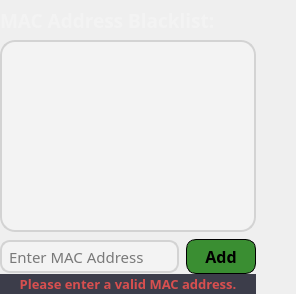
                        <widget class="QFrame" name="macAddressBlacklistHorizontalFrame">
                         <property name="sizePolicy">
                          <sizepolicy hsizetype="Expanding" vsizetype="Expanding">
                           <horstretch>0</horstretch>
                           <verstretch>0</verstretch>
                          </sizepolicy>
                         </property>
                         <property name="maximumSize">
                          <size>
                           <width>16777215</width>
                           <height>357</height>
                          </size>
                         </property>
                         <property name="styleSheet">
                          <string notr="true"/>
                         </property>
                         <layout class="QHBoxLayout" name="horizontalLayout_35">
                          <property name="spacing">
                           <number>0</number>
                          </property>
                          <property name="leftMargin">
                           <number>0</number>
                          </property>
                          <property name="topMargin">
                           <number>0</number>
                          </property>
                          <property name="rightMargin">
                           <number>0</number>
                          </property>
                          <property name="bottomMargin">
                           <number>0</number>
                          </property>
                          <item>
                           <widget class="QFrame" name="macAddressBlacklistVerticalFrame">
                            <property name="minimumSize">
                             <size>
                              <width>0</width>
                              <height>0</height>
                             </size>
                            </property>
                            <layout class="QVBoxLayout" name="verticalLayout_28">
                             <property name="spacing">
                              <number>0</number>
                             </property>
                             <property name="leftMargin">
                              <number>0</number>
                             </property>
                             <property name="topMargin">
                              <number>0</number>
                             </property>
                             <property name="rightMargin">
                              <number>0</number>
                             </property>
                             <property name="bottomMargin">
                              <number>0</number>
                             </property>
                             <item>
                              <widget class="QLabel" name="macAddressBlacklistLabel">
                               <property name="minimumSize">
                                <size>
                                 <width>185</width>
                                 <height>40</height>
                                </size>
                               </property>
                               <property name="font">
                                <font>
                                 <family>Cairo</family>
                                 <pointsize>-1</pointsize>
                                 <bold>true</bold>
                                </font>
                               </property>
                               <property name="styleSheet">
                                <string notr="true">#macAddressBlacklistLabel {
    color: #f3f3f3;
    font-size: 19px;
    font-family: Cairo;
    font-weight: bold;
}</string>
                               </property>
                               <property name="text">
                                <string>MAC Address Blacklist:</string>
                               </property>
                              </widget>
                             </item>
                             <item>
                              <widget class="QListWidget" name="macAddressListWidget">
                               <property name="minimumSize">
                                <size>
                                 <width>256</width>
                                 <height>170</height>
                                </size>
                               </property>
                               <property name="maximumSize">
                                <size>
                                 <width>375</width>
                                 <height>275</height>
                                </size>
                               </property>
                               <property name="font">
                                <font>
                                 <family>Cairo</family>
                                 <pointsize>-1</pointsize>
                                </font>
                               </property>
                               <property name="toolTip">
                                <string>&lt;html&gt;&lt;head/&gt;&lt;body&gt;&lt;p&gt;Double click an item to delete it from the list.&lt;/p&gt;&lt;/body&gt;&lt;/html&gt;</string>
                               </property>
                               <property name="styleSheet">
                                <string notr="true">#macAddressListWidget {
    background-color: #f3f3f3;
    border-radius: 15px;
    border: 2px solid lightgray;
    padding: 5px;
    color: black;
    font-size: 17px;
    font-family: Cairo;
}

#macAddressListWidget::item {
    color: black;
}

#macAddressListWidget::item:hover {
    background-color: rgba(0, 0, 0, 0.05);
    border-radius: 10px;
    color: black;
}

#macAddressListWidget::item:selected {
	background-color: transparent;
    color: black;
    outline: none;
    border: none;
}

#macAddressListWidget::focus {
    outline: none;
}

#macAddressListWidget::corner {
    background-color: #f3f3f3;
    border-top-left-radius: 8px;
}

#macAddressListWidget QScrollBar:vertical, #macAddressListWidget QScrollBar:horizontal {
    background-color: rgb(250, 250, 250);
    border: 1px solid rgb(153, 153, 153);
    width: 10px;
    height: 10px; 
    margin: 0px 0px 0px 0px;
    border-radius: 4px;
}

#macAddressListWidget QScrollBar::handle:vertical,  #macAddressListWidget QScrollBar::handle:horizontal {
    background-color: black;
    min-height: 100px;
    border: 0px solid black;
    border-radius: 4px;
}

#macAddressListWidget QScrollBar::add-line:vertical, #macAddressListWidget QScrollBar::add-line:horizontal {
    height: 0px;
    subcontrol-position: bottom;
    subcontrol-origin: margin;
}

#macAddressListWidget QScrollBar::sub-line:vertical, #macAddressListWidget QScrollBar::sub-line:horizontal {
    height: 0px;
    subcontrol-position: top;
    subcontrol-origin: margin;
}</string>
                               </property>
                               <property name="verticalScrollBarPolicy">
                                <enum>Qt::ScrollBarPolicy::ScrollBarAsNeeded</enum>
                               </property>
                               <property name="horizontalScrollBarPolicy">
                                <enum>Qt::ScrollBarPolicy::ScrollBarAlwaysOff</enum>
                               </property>
                               <property name="editTriggers">
                                <set>QAbstractItemView::EditTrigger::DoubleClicked</set>
                               </property>
                               <property name="selectionMode">
                                <enum>QAbstractItemView::SelectionMode::SingleSelection</enum>
                               </property>
                              </widget>
                             </item>
                             <item>
                              <widget class="QFrame" name="macAddressLineEditHorizontalFrame">
                               <property name="maximumSize">
                                <size>
                                 <width>375</width>
                                 <height>42</height>
                                </size>
                               </property>
                               <layout class="QHBoxLayout" name="horizontalLayout_36">
                                <property name="spacing">
                                 <number>7</number>
                                </property>
                                <property name="leftMargin">
                                 <number>0</number>
                                </property>
                                <property name="topMargin">
                                 <number>7</number>
                                </property>
                                <property name="rightMargin">
                                 <number>0</number>
                                </property>
                                <property name="bottomMargin">
                                 <number>0</number>
                                </property>
                                <item>
                                 <widget class="QLineEdit" name="macAddressLineEdit">
                                  <property name="maximumSize">
                                   <size>
                                    <width>16777215</width>
                                    <height>33</height>
                                   </size>
                                  </property>
                                  <property name="font">
                                   <font>
                                    <family>Cairo</family>
                                    <pointsize>-1</pointsize>
                                   </font>
                                  </property>
                                  <property name="toolTip">
                                   <string>&lt;html&gt;&lt;head/&gt;&lt;body&gt;&lt;p&gt;Enter a MAC address (e.g., f7:58:15:f3:ce:22).&lt;/p&gt;&lt;/body&gt;&lt;/html&gt;</string>
                                  </property>
                                  <property name="styleSheet">
                                   <string notr="true">#macAddressLineEdit {
    background-color: #f3f3f3;
    border: 2px solid lightgray; 
    border-radius: 10px;
    padding: 0px 5px;
    color: black;
    font-size: 15px;
    font-family: Cairo;
}</string>
                                  </property>
                                  <property name="text">
                                   <string/>
                                  </property>
                                  <property name="maxLength">
                                   <number>17</number>
                                  </property>
                                  <property name="placeholderText">
                                   <string>Enter MAC Address</string>
                                  </property>
                                 </widget>
                                </item>
                                <item>
                                 <widget class="QPushButton" name="addMacAddressPushButton">
                                  <property name="minimumSize">
                                   <size>
                                    <width>70</width>
                                    <height>35</height>
                                   </size>
                                  </property>
                                  <property name="maximumSize">
                                   <size>
                                    <width>70</width>
                                    <height>35</height>
                                   </size>
                                  </property>
                                  <property name="font">
                                   <font>
                                    <family>Cairo</family>
                                    <pointsize>-1</pointsize>
                                    <bold>true</bold>
                                   </font>
                                  </property>
                                  <property name="cursor">
                                   <cursorShape>PointingHandCursor</cursorShape>
                                  </property>
                                  <property name="toolTip">
                                   <string>&lt;html&gt;&lt;head/&gt;&lt;body&gt;&lt;p&gt;Add a MAC address to the blacklist.&lt;/p&gt;&lt;/body&gt;&lt;/html&gt;</string>
                                  </property>
                                  <property name="styleSheet">
                                   <string notr="true">#addMacAddressPushButton  {
    background-color: #3a8e32;
    border: 1px solid black;
    border-radius: 10px;
    padding: 5px;
    color: black;
    font-size: 16px;
    font-family: Cairo;
}

#addMacAddressPushButton:hover {
     background-color: #4d9946;
 }

#addMacAddressPushButton:pressed {
    background-color: #2e7128;
}</string>
                                  </property>
                                  <property name="text">
                                   <string>Add</string>
                                  </property>
                                 </widget>
                                </item>
                               </layout>
                              </widget>
                             </item>
                             <item>
                              <widget class="QLabel" name="macAddressBlacklistErrorMessageLabel">
                               <property name="sizePolicy">
                                <sizepolicy hsizetype="Expanding" vsizetype="Expanding">
                                 <horstretch>0</horstretch>
                                 <verstretch>0</verstretch>
                                </sizepolicy>
                               </property>
                               <property name="minimumSize">
                                <size>
                                 <width>252</width>
                                 <height>20</height>
                                </size>
                               </property>
                               <property name="maximumSize">
                                <size>
                                 <width>375</width>
                                 <height>50</height>
                                </size>
                               </property>
                               <property name="font">
                                <font>
                                 <family>Cairo</family>
                                 <pointsize>-1</pointsize>
                                 <bold>true</bold>
                                </font>
                               </property>
                               <property name="styleSheet">
                                <string notr="true">#macAddressBlacklistErrorMessageLabel {
	background-color: #3c3d4a;
	color: #d84f4f;
    font-size: 13px;
    font-family: Cairo;
	border: none;
}</string>
                               </property>
                               <property name="text">
                                <string>&lt;html&gt;&lt;head/&gt;&lt;body&gt;&lt;p&gt;Please enter a valid MAC address.&lt;/p&gt;&lt;/body&gt;&lt;/html&gt;</string>
                               </property>
                               <property name="alignment">
                                <set>Qt::AlignmentFlag::AlignCenter</set>
                               </property>
                               <property name="wordWrap">
                                <bool>true</bool>
                               </property>
                               <property name="textInteractionFlags">
                                <set>Qt::TextInteractionFlag::LinksAccessibleByMouse|Qt::TextInteractionFlag::TextSelectableByMouse</set>
                               </property>
                              </widget>
                             </item>
                            </layout>
                           </widget>
                          </item>
                          <item>
                           <spacer name="horizontalSpacer_28">
                            <property name="orientation">
                             <enum>Qt::Orientation::Horizontal</enum>
                            </property>
                            <property name="sizeHint" stdset="0">
                             <size>
                              <width>40</width>
                              <height>20</height>
                             </size>
                            </property>
                           </spacer>
                          </item>
                         </layout>
                        </widget>
